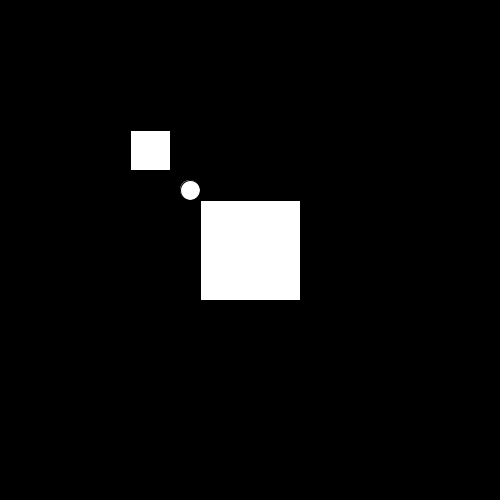
Frame 1 (no input)
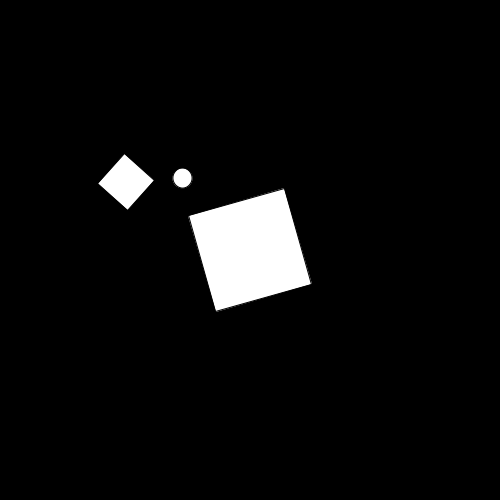
Frame 60 (the mouse pressed at the canvas centre just before this capture)
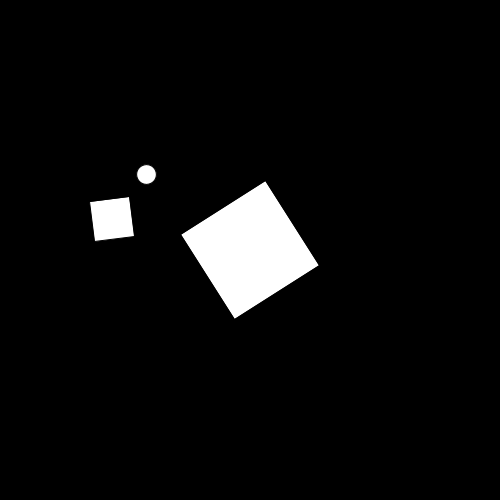
Frame 120 (the mouse held since frame 60 and released just before this capture)

The Processing sketch that drew these frames (run headless with seeded random() and noise(); from frame 60 on, the mouse is pressed at the canvas centre):

// Processing sketch: Review_Translate_and_Rotate
// ── Review_Translate_and_Rotate.pde
//TRANSLATE comes before ROTATE
int r=0; 
void setup() {
  size(500, 500);
  rectMode(CENTER);
}

void draw() {
  background(0);
  pushMatrix(); //stores new coordinate system
  translate(width/2, height/2);
  r++; 
  rotate(r/10); 
  rect(0, 0, 100, 100); 
     pushMatrix();    //nesting a push/pop matrix inside a push/pop
  translate(-100, -100);
  rotate(frameCount/5);
  rect(0, 0, 40, 40);
      pushMatrix();
      translate(40, 40);
  rotate(r/20);
  ellipse(0, 0, 20, 20); 
      popMatrix(); 
    popMatrix();
  popMatrix(); //reset our coordinates
}
